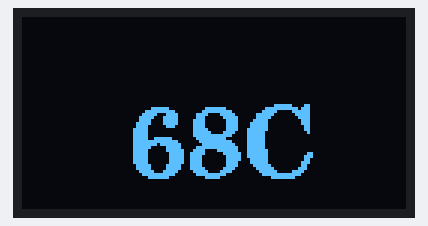
Bench run of a program on a simulated ESP32-C3. Shown: 128×64 one-colour display. What the program prints to the serial monitor is not drawn.

Above: at 1.1 s.

The program:

main.cpp
```cpp
#include <Arduino.h>

#include <U8g2lib.h>
#include <Wire.h>

// there is no 72x40 constructor in u8g2 hence the 72x40 screen is
// mapped in the middle of the 132x64 pixel buffer of the SSD1306 controller
U8G2_SSD1306_128X64_NONAME_F_HW_I2C u8g2(U8G2_R0, U8X8_PIN_NONE, 6, 5);
int width = 68;
int height = 62;
int xOffset = (132-width)/2;
int yOffset = 24; //(64-height)/2;

void setup(void)
{
    Serial.begin(9600);
    delay(1000);
     u8g2.begin();
     u8g2.setContrast(255); // set contrast to maximum
     u8g2.setBusClock(400000); //400kHz I2C
     u8g2.setFont(u8g2_font_ncenB24_tr);
 //    u8g2.setFont(u8g2_font_helvR24_tf);
}

void loop(void)
{
    u8g2.clearBuffer(); // clear the internal memory
    //u8g2.drawFrame(xOffset+0, yOffset+0, width, height); //draw a frame around the border
    u8g2.setCursor(xOffset+4, yOffset+30);
    u8g2.printf("%dC", width);
    u8g2.sendBuffer();
    Serial.println("hello");
    sleep(2);

}
```
